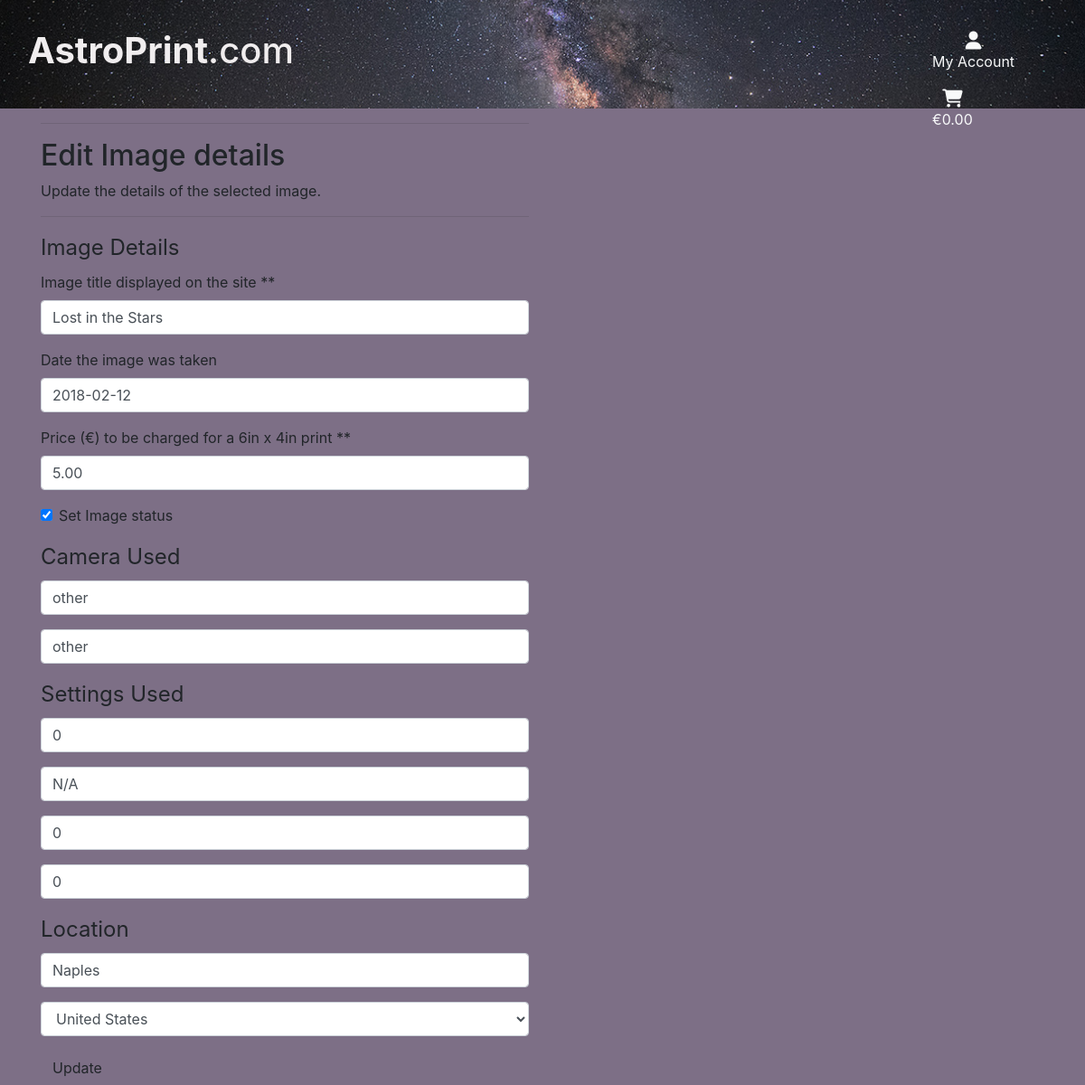
The app's page /seller_upload/edit_image/8 (signed in) with its own data.
### images/models.py (models this page shows, shortened)
class Image(models.Model):
    prev_img = models.ImageField(verbose_name='', upload_to='user_images/')
    tmnl_img = models.ImageField(verbose_name='', upload_to='user_images/')
    img_title = models.CharField(max_length=75, null=False, blank=False)
    img_taken = models.DateField(null=True, blank=True)
    base_price = models.DecimalField(max_digits=6, decimal_places=2)
    user_id = models.ForeignKey(User, to_field='id', on_delete=models.CASCADE)
    img_status = models.BooleanField(default=False)
    vol_sold = models.IntegerField(default=0)
    img_rating = models.IntegerField(null=False, blank=False, default=0)
    img_data_id = models.ForeignKey(
        'Image_Data', to_field='id', on_delete=models.SET_NULL,
        null=True, blank=True
    )
    date_added = models.DateTimeField(auto_now_add=True)
    last_updated = models.DateTimeField(auto_now=True)

class Image_Data(models.Model):
    class Meta:
        verbose_name_plural = 'Image Data'
    make = models.CharField(max_length=50, null=True, blank=True)
    model = models.CharField(max_length=50, null=True, blank=True)
    focal_length = models.IntegerField(null=True, blank=True)
    aperture = models.CharField(max_length=10, null=True, blank=True)
    shutter_speed_sec = models.IntegerField(null=True, blank=True)
    iso = models.IntegerField(null=True, blank=True)
    country = CountryField(blank_label='Country', null=True, blank=True)
    city = models.CharField(max_length=50, null=True, blank=True)

### seller_upload/views.py (the view)
@login_required
def edit_image_details(request, image_id):
    image = get_object_or_404(Image, pk=image_id)
    data = get_object_or_404(Image_Data, pk=image.img_data_id.id)
    if request.user == image.user_id or request.user.is_superuser:
        if request.method == 'POST':
            iform = EditSellerImage(
                request.POST, request.FILES, instance=image)
            dform = AddSellerImageData(
                request.POST, instance=data)
            if iform.is_valid() and dform.is_valid():
                image = iform.save()
                data = dform.save()
                messages.success(request, 'Details updated successfully!')
                if request.user == image.user_id:
                    return redirect(
                        reverse('all_user_images'))
                else:
                    return redirect(
                        reverse('all_images_su'))
            else:
                messages.error(
                    request, 'Image not updated. Please check form.')
        else:
            iform = EditSellerImage(instance=image)
            dform = AddSellerImageData(instance=data)
            messages.info(request, f'Editing {image.img_title}')
        template = 'seller_upload/edit_seller_image.html'
        context = {
            'iform': iform,
            'dform': dform,
            'image': image,
        }
        return render(request, template, context)
    else:
        messages.error(request, 'Tut tut tut! You cannot edit that.')
        return redirect(reverse('home'))

### seller_upload/forms.py
class EditSellerImage(forms.ModelForm):
    class Meta:
        model = Image
        fields = (
            'img_title', 'img_taken', 'base_price', 'img_status')
    def __init__(self, *args, **kwargs):
        super().__init__(*args, **kwargs)
        placeholders = {
            'img_title': 'Image title displayed on the site',
            'img_taken': 'Date the image was taken',
            'base_price': 'Price (€) to be charged for a 6in x 4in print',
            'img_status': 'Set Image status',
        }
        self.fields['img_title'].widget.attrs['autofocus'] = True
        for field in self.fields:
            if self.fields[field].required:
                placeholder = f'{placeholders[field]} *'
            else:
                placeholder = placeholders[field]
            self.fields[field].widget.attrs['placeholder'] = placeholder
            self.fields[field].label = placeholder
            self.fields[field].widget.attrs['class'] = ''

class AddSellerImageData(forms.ModelForm):
    class Meta:
        model = Image_Data
        fields = (
            'make', 'model', 'focal_length', 'aperture',
            'shutter_speed_sec', 'iso', 'country', 'city')
    def __init__(self, *args, **kwargs):
        super().__init__(*args, **kwargs)
        placeholders = {
            'make': 'Make of camera',
            'model': 'Camera model',
            'focal_length': 'Focal length setting',
            'aperture': 'Aperture setting',
            'shutter_speed_sec': 'Shutter speed (seconds)',
            'iso': 'ISO setting',
            'country': 'Country image taken',
            'city': 'Location image taken',
        }
        for field in self.fields:
            if self.fields[field].required:
                placeholder = f'{placeholders[field]} *'
            else:
                placeholder = placeholders[field]
            self.fields[field].widget.attrs['placeholder'] = placeholder
            self.fields[field].label = False
            self.fields[field].widget.attrs['class'] = ''

### shopping_bag/contexts.py (called while the page is built, shortened)
def bag_contents(request):
    bag_images = []
    total = 0
    prod_count = 0
    bag = request.session.get('bag', {})
    context = {
        'bag_images': bag_images,
        'total': total,
        'prod_count': prod_count,
    }
    return context

### seller_upload/templates/seller_upload/edit_seller_image.html (shortened to what this page needs)
{% extends 'base.html' %}
{% load static %}
{% block content %}
    <div class="container">
        <div class="row">
            <div class="col-12 col-lg-6">
                <hr>
                <h2>Edit Image details</h2>
                <p>Update the details of the selected image.</p>
                <hr>
            </div>
        </div>
        <div class="row">
            <div class="col-12 col-lg-6">
                <form enctype="multipart/form-data" class="" action="{% url 'edit_image_details' image.id %}" method="POST" id="upload-form">
                    <fieldset>
                        <legend>Image Details</legend>
                        {{ iform.img_title | as_crispy_field }}
                        {{ iform.img_taken | as_crispy_field }}
                        {{ iform.base_price | as_crispy_field }}
                        {{ iform.img_status | as_crispy_field }}
                    </fieldset>
                    <fieldset>
                        <legend>Camera Used</legend>
                        {{ dform.make | as_crispy_field }}
                        {{ dform.model | as_crispy_field }}
                    </fieldset>
                    <fieldset>
                        <legend>Settings Used</legend>
                        {{ dform.focal_length | as_crispy_field }}
                        {{ dform.aperture | as_crispy_field }}
                        {{ dform.shutter_speed_sec | as_crispy_field }}
                        {{ dform.iso | as_crispy_field }}
                    </fieldset>
                    <fieldset>
                        <legend>Location</legend>
                        {{ dform.city | as_crispy_field	}}
                        {{ dform.country | as_crispy_field }}
                    </fieldset>
                    <div class="row">
                        <div class="col">
                            <button class="btn">Update</button>
                        </div>
                    </div>
                </form>
            </div>
        </div>
    </div>
{% endblock %}

### static/css/base.css (style rules this page uses)
html { height: 100%; }
body { background-color: #7D6F86; }

### records on screen
Image: img_title "Lost in the Stars", img_taken "2018-02-12", base_price "5.00", img_status "☑"
Image_Data: make "other", model "other", focal_length "0", aperture "N/A", shutter_speed_sec "0", iso "0", city "Naples", country "United States"
